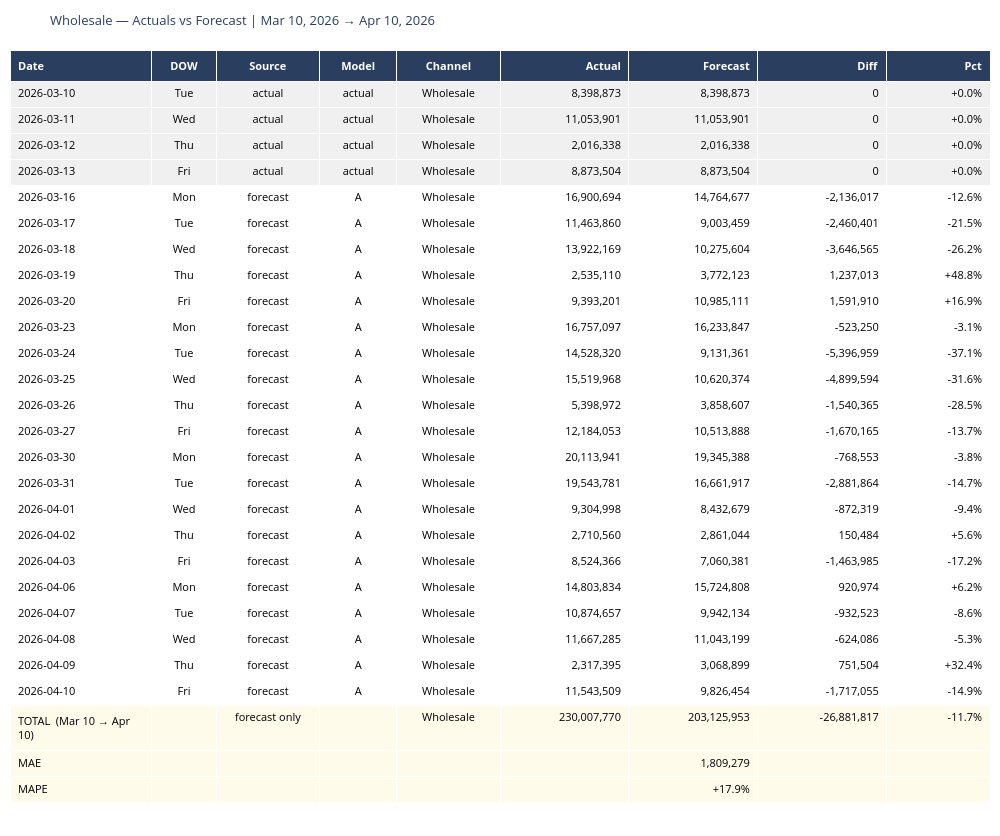
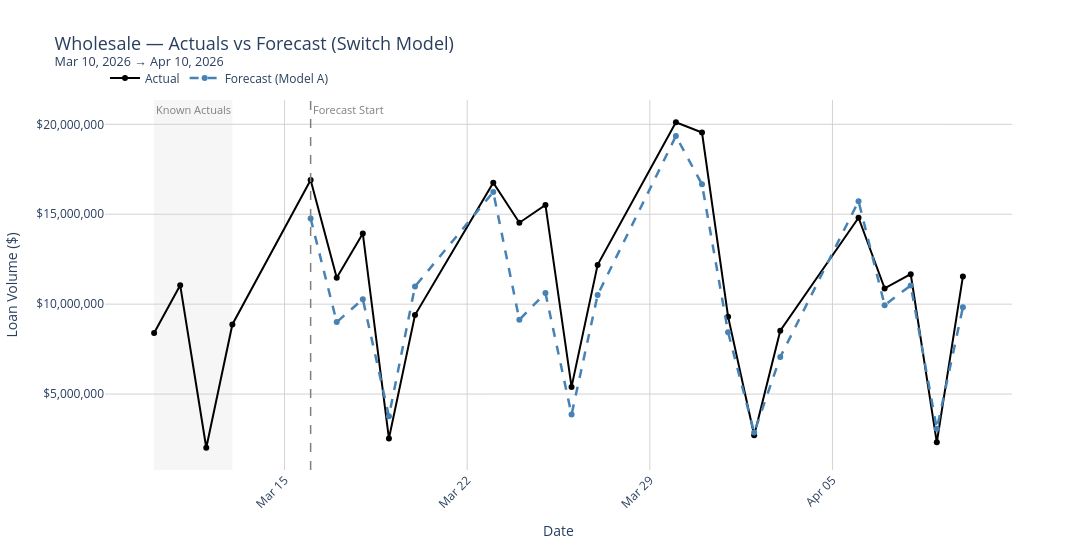

The notebook cell saved with these charts, in order:
### Code cell
#////////////////////////////////////////////////////////////////////////////////////////////////////////
#                                   REBUILD EVAL_DF TO COVER FULL REQUESTED DATE RANGE
#////////////////////////////////////////////////////////////////////////////////////////////////////////

VIEW_FROM = pd.to_datetime(TODAY)
VIEW_TO   = pd.to_datetime('2026-04-10')

print(f"Requested range: {VIEW_FROM.date()} → {VIEW_TO.date()}")

# ── Pull actuals for the full requested window ────────────────────────────────
full_actuals = wholesale_historical[
    (wholesale_historical['Calendar_Date'] >= TODAY) &
    (wholesale_historical['Calendar_Date'] <= VIEW_TO)
][['Calendar_Date', 'total_loan_amount']].copy()

full_actuals['Calendar_Date'] = pd.to_datetime(full_actuals['Calendar_Date'])
full_actuals = full_actuals.rename(columns={'total_loan_amount': 'actual'})

# ── Re-fit switch model ─────────���─────────────────────────────────────────────
model_switch_eval = StructuralLoanForecaster_Switch(today=FORECAST_START)
model_switch_eval.fit(
    wholesale_historical[
        (wholesale_historical['Calendar_Date'] >= '2021-09-01') &
        (wholesale_historical['Calendar_Date'] <= KNOWN_THROUGH)
    ].drop(columns=['Is_Holiday'], errors='ignore').copy(),
    holiday_calendar
)

# months_forward=2 ensures we always cover VIEW_TO even for mid-month starts
months_needed = (
    (VIEW_TO.year - FORECAST_START.year) * 12 +
    (VIEW_TO.month - FORECAST_START.month) + 2
)

pred_switch_eval = model_switch_eval.forecast_from_date(
    start_date=FORECAST_START,
    months_forward=months_needed
)

# Cap to VIEW_TO
pred_switch_eval = pred_switch_eval[pred_switch_eval['Calendar_Date'] <= VIEW_TO].copy()

# ── Build eval_df ─────────────────────────────────────────────────────────────
eval_df = full_actuals.merge(
    pred_switch_eval[['Calendar_Date', 'forecast', 'model_used']],
    on='Calendar_Date', how='inner'
)

eval_df['channel'] = 'Wholesale'
eval_df['dow']     = eval_df['Calendar_Date'].dt.dayofweek

# Business days with actual > 0 only
eval_df = eval_df[
    (~eval_df['Calendar_Date'].dt.dayofweek.isin([5, 6])) &
    (eval_df['actual'] > 0)
].reset_index(drop=True)

# ── Known window: replace forecast with actuals ───────────────────────────────
known_mask = eval_df['Calendar_Date'] <= KNOWN_THROUGH
eval_df.loc[known_mask, 'forecast']   = eval_df.loc[known_mask, 'actual']
eval_df.loc[known_mask, 'model_used'] = 'actual'

eval_df['diff']    = eval_df['forecast'] - eval_df['actual']
eval_df['pct_err'] = (eval_df['diff'] / eval_df['actual']) * 100

eval_df['source'] = 'forecast'
eval_df.loc[known_mask, 'source'] = 'actual'

print(f"eval_df covers: {eval_df['Calendar_Date'].min().date()} → {eval_df['Calendar_Date'].max().date()}")
print(f"eval_df rows  : {len(eval_df)}")


#////////////////////////////////////////////////////////////////////////////////////////////////////////
#                                   PRINT OUTPUT TABLE
#////////////////////////////////////////////////////////////////////////////////////////////////////////

dow_names = {0: 'Mon', 1: 'Tue', 2: 'Wed', 3: 'Thu', 4: 'Fri'}

def fmt(val):
    if val is None or pd.isna(val):
        return '—'
    return f'{float(val):,.0f}'

def fmt_pct(val):
    if val is None or pd.isna(val):
        return '—'
    return f'{float(val):+.1f}%'

# ── Known actuals window ──────────────────────────────────────────────────────
known_actuals_print = wholesale_historical[
    (wholesale_historical['Calendar_Date'] >= TODAY) &
    (wholesale_historical['Calendar_Date'] <= KNOWN_THROUGH) &
    (~wholesale_historical['Calendar_Date'].dt.dayofweek.isin([5, 6])) &
    (wholesale_historical['total_loan_amount'] > 0)
][['Calendar_Date', 'total_loan_amount']].copy()

known_actuals_print['Calendar_Date'] = pd.to_datetime(known_actuals_print['Calendar_Date'])
known_actuals_print = known_actuals_print.rename(columns={'total_loan_amount': 'actual'})
known_actuals_print['source']    = 'actual'
known_actuals_print['channel']   = 'Wholesale'
known_actuals_print['forecast']  = known_actuals_print['actual']
known_actuals_print['model_used']= 'actual'
known_actuals_print['diff']      = 0.0
known_actuals_print['pct_err']   = 0.0

# ── Forecast rows ─────────────────────────────────────────────────────────────
forecast_rows = eval_df[eval_df['source'] == 'forecast'].copy()

# ── Combine ───────────────────────────────────────────────────────────────────
print_df = pd.concat(
    [known_actuals_print, forecast_rows], ignore_index=True
).sort_values(
    ['Calendar_Date', 'source'], ascending=[True, True]
).drop_duplicates(
    subset='Calendar_Date', keep='first'
).reset_index(drop=True)

# ── Apply date band filter ────────────────────────────────────────────────────
print_df_view = print_df[
    (print_df['Calendar_Date'] >= VIEW_FROM) &
    (print_df['Calendar_Date'] <= VIEW_TO)
].copy().reset_index(drop=True)

# ── Totals & MAE/MAPE ─────────────────────────────────────────────────────────
forecast_mask_view = print_df_view['source'] == 'forecast'

total_actual   = print_df_view.loc[forecast_mask_view, 'actual'].sum()
total_forecast = print_df_view.loc[forecast_mask_view, 'forecast'].sum()
total_diff     = total_forecast - total_actual
total_pct      = (total_diff / total_actual) * 100 if total_actual > 0 else float('nan')

mae  = print_df_view.loc[forecast_mask_view, 'diff'].abs().mean()    if forecast_mask_view.any() else float('nan')
mape = print_df_view.loc[forecast_mask_view, 'pct_err'].abs().mean() if forecast_mask_view.any() else float('nan')

# ── Build table columns ───────────────────────────────────────────────────────
col_date      = []
col_dow       = []
col_source    = []
col_model     = []
col_channel   = []
col_actual    = []
col_forecast  = []
col_diff      = []
col_pct       = []

for _, row in print_df_view.iterrows():
    col_date.append(str(row['Calendar_Date'].date()))
    col_dow.append(dow_names.get(row['Calendar_Date'].dayofweek, '—'))
    col_source.append(row['source'])
    col_model.append(str(row['model_used']))
    col_channel.append(row['channel'])
    col_actual.append(fmt(row['actual']))
    col_forecast.append(fmt(row['forecast']))
    col_diff.append(fmt(row['diff']))
    col_pct.append(fmt_pct(row['pct_err']))

# ── TOTAL row ─────────────────────────────────────────────────────────────────
col_date.append(f'TOTAL  ({VIEW_FROM.strftime("%b %d")} → {VIEW_TO.strftime("%b %d")})')
col_dow.append('')
col_source.append('forecast only')
col_model.append('')
col_channel.append('Wholesale')
col_actual.append(fmt(total_actual))
col_forecast.append(fmt(total_forecast))
col_diff.append(fmt(total_diff))
col_pct.append(fmt_pct(total_pct))

# ── MAE row ───────────────────────────────────────────────────────────────────
col_date.append('MAE')
for lst in [col_dow, col_source, col_model, col_channel, col_actual]:
    lst.append('')
col_forecast.append(fmt(mae))
col_diff.append('')
col_pct.append('')

# ── MAPE row ──────────────────────────────────────────────────────────────────
col_date.append('MAPE')
for lst in [col_dow, col_source, col_model, col_channel, col_actual]:
    lst.append('')
col_forecast.append(fmt_pct(mape))
col_diff.append('')
col_pct.append('')

# ── Row fill colours ──────────────────────────────────────────────────────────
n_known_view    = print_df_view[print_df_view['source'] == 'actual'].shape[0]
n_forecast_view = print_df_view[print_df_view['source'] == 'forecast'].shape[0]
n_summary       = 3

fill_colors = (
    ['#f0f0f0'] * n_known_view    +
    ['white']   * n_forecast_view +
    ['#fffbea'] * n_summary
)

# ── Plotly table ──────────────────────────────────────────────────────────────
table_fig = go.Figure(data=[go.Table(
    columnwidth = [110, 50, 80, 60, 80, 100, 100, 100, 80],
    header = dict(
        values = [
            '<b>Date</b>', '<b>DOW</b>', '<b>Source</b>', '<b>Model</b>',
            '<b>Channel</b>', '<b>Actual</b>',
            '<b>Forecast</b>', '<b>Diff</b>', '<b>Pct</b>'
        ],
        fill_color = '#2a3f5f',
        font       = dict(color='white', size=11),
        align      = ['left', 'center', 'center', 'center', 'center',
                      'right', 'right', 'right', 'right'],
        height     = 30
    ),
    cells = dict(
        values = [
            col_date, col_dow, col_source, col_model, col_channel,
            col_actual, col_forecast, col_diff, col_pct
        ],
        fill_color = [fill_colors] * 9,
        font       = dict(color='black', size=11),
        align      = ['left', 'center', 'center', 'center', 'center',
                      'right', 'right', 'right', 'right'],
        height     = 26
    )
)])

table_fig.update_layout(
    title = dict(
        text = (
            f'Wholesale — Actuals vs Forecast | '
            f'{VIEW_FROM.strftime("%b %d, %Y")} → {VIEW_TO.strftime("%b %d, %Y")}'
        ),
        font = dict(size=13)
    ),
    width  = 1000,
    height = 80 + (n_known_view + n_forecast_view + n_summary) * 28,
    margin = dict(l=10, r=10, t=50, b=10)
)

table_fig.show()


#////////////////////////////////////////////////////////////////////////////////////////////////////////
#                                   PLOT — ACTUALS vs FORECAST (SWITCH MODEL)
#////////////////////////////////////////////////////////////////////////////////////////////////////////

fig = go.Figure()

# ── Actuals line ──────────────────────────────────────────────────────────────
fig.add_trace(go.Scatter(
    x      = print_df['Calendar_Date'],
    y      = print_df['actual'],
    mode   = 'lines+markers',
    name   = 'Actual',
    line   = dict(color='black', width=2),
    marker = dict(size=6)
))

# ── Forecast line (colour-coded by model) ─────────────────────────────────────
forecast_only = print_df[print_df['source'] == 'forecast'].copy()

for model_label, color in [('A', 'steelblue'), ('B', 'darkorange')]:
    mask = forecast_only['model_used'] == model_label
    if mask.any():
        fig.add_trace(go.Scatter(
            x      = forecast_only.loc[mask, 'Calendar_Date'],
            y      = forecast_only.loc[mask, 'forecast'],
            mode   = 'lines+markers',
            name   = f'Forecast (Model {model_label})',
            line   = dict(color=color, width=2.5, dash='dash'),
            marker = dict(size=6)
        ))

fig.add_vline(
    x          = str(FORECAST_START.date()),
    line_width = 1.5,
    line_dash  = 'dash',
    line_color = 'grey'
)
fig.add_annotation(
    x=str(FORECAST_START.date()), y=1, yref='paper',
    text='Forecast Start', showarrow=False,
    xanchor='left', font=dict(color='grey', size=11)
)
fig.add_vrect(
    x0=str(TODAY.date()), x1=str(KNOWN_THROUGH.date()),
    fillcolor='lightgrey', opacity=0.2, layer='below', line_width=0
)
fig.add_annotation(
    x=str(TODAY.date()), y=1, yref='paper',
    text='Known Actuals', showarrow=False,
    xanchor='left', font=dict(color='grey', size=11)
)

fig.update_layout(
    title = dict(
        text=(
            f'Wholesale — Actuals vs Forecast (Switch Model)<br>'
            f'<sup>{TODAY.strftime("%b %d, %Y")} → {VIEW_TO.strftime("%b %d, %Y")}</sup>'
        ),
        font=dict(size=18)
    ),
    xaxis=dict(title='Date', tickformat='%b %d', tickangle=-45,
               showgrid=True, gridcolor='lightgrey'),
    yaxis=dict(title='Loan Volume ($)', tickformat='$,.0f',
               showgrid=True, gridcolor='lightgrey'),
    legend=dict(orientation='h', yanchor='bottom', y=1.02, xanchor='left', x=0),
    hovermode='x unified', plot_bgcolor='white', width=1200, height=550
)

fig.show()

### Figure 1 — Plotly figure (JSON) as saved in the notebook; plotly's stock layout.template omitted (floating-point values rounded to 4 significant figures; data arrays with more than 128 entries replaced by an {"elided": "..."} marker saying what was removed)
{"data": [{"cells": {"align": ["left", "center", "center", "center", "center", "right", "right", "right", "right"], "fill": {"color": {"elided": "9x27 str values"}}, "font": {"color": "black", "size": 11}, "height": 26, "values": {"elided": "9x27 str values"}}, "columnwidth": [110, 50, 80, 60, 80, 100, 100, 100, 80], "header": {"align": ["left", "center", "center", "center", "center", "right", "right", "right", "right"], "fill": {"color": "#2a3f5f"}, "font": {"color": "white", "size": 11}, "height": 30, "values": ["<b>Date</b>", "<b>DOW</b>", "<b>Source</b>", "<b>Model</b>", "<b>Channel</b>", "<b>Actual</b>", "<b>Forecast</b>", "<b>Diff</b>", "<b>Pct</b>"]}, "type": "table"}], "layout": {"height": 836, "margin": {"b": 10, "l": 10, "r": 10, "t": 50}, "title": {"font": {"size": 13}, "text": "Wholesale — Actuals vs Forecast | Mar 10, 2026 → Apr 10, 2026"}, "width": 1000}}

### Figure 2 — Plotly figure (JSON) as saved in the notebook; plotly's stock layout.template omitted (floating-point values rounded to 4 significant figures)
{"data": [{"line": {"color": "black", "width": 2}, "marker": {"size": 6}, "mode": "lines+markers", "name": "Actual", "type": "scatter", "x": ["2026-03-10T00:00:00.000000000", "2026-03-11T00:00:00.000000000", "2026-03-12T00:00:00.000000000", "2026-03-13T00:00:00.000000000", "2026-03-16T00:00:00.000000000", "2026-03-17T00:00:00.000000000", "2026-03-18T00:00:00.000000000", "2026-03-19T00:00:00.000000000", "2026-03-20T00:00:00.000000000", "2026-03-23T00:00:00.000000000", "2026-03-24T00:00:00.000000000", "2026-03-25T00:00:00.000000000", "2026-03-26T00:00:00.000000000", "2026-03-27T00:00:00.000000000", "2026-03-30T00:00:00.000000000", "2026-03-31T00:00:00.000000000", "2026-04-01T00:00:00.000000000", "2026-04-02T00:00:00.000000000", "2026-04-03T00:00:00.000000000", "2026-04-06T00:00:00.000000000", "2026-04-07T00:00:00.000000000", "2026-04-08T00:00:00.000000000", "2026-04-09T00:00:00.000000000", "2026-04-10T00:00:00.000000000"], "y": [8399000.0, 11050000.0, 2016000.0, 8874000.0, 16900000.0, 11460000.0, 13920000.0, 2535000.0, 9393000.0, 16760000.0, 14530000.0, 15520000.0, 5399000.0, 12180000.0, 20110000.0, 19540000.0, 9305000.0, 2711000.0, 8524000.0, 14800000.0, 10870000.0, 11670000.0, 2317000.0, 11540000.0]}, {"line": {"color": "steelblue", "dash": "dash", "width": 2.5}, "marker": {"size": 6}, "mode": "lines+markers", "name": "Forecast (Model A)", "type": "scatter", "x": ["2026-03-16T00:00:00.000000000", "2026-03-17T00:00:00.000000000", "2026-03-18T00:00:00.000000000", "2026-03-19T00:00:00.000000000", "2026-03-20T00:00:00.000000000", "2026-03-23T00:00:00.000000000", "2026-03-24T00:00:00.000000000", "2026-03-25T00:00:00.000000000", "2026-03-26T00:00:00.000000000", "2026-03-27T00:00:00.000000000", "2026-03-30T00:00:00.000000000", "2026-03-31T00:00:00.000000000", "2026-04-01T00:00:00.000000000", "2026-04-02T00:00:00.000000000", "2026-04-03T00:00:00.000000000", "2026-04-06T00:00:00.000000000", "2026-04-07T00:00:00.000000000", "2026-04-08T00:00:00.000000000", "2026-04-09T00:00:00.000000000", "2026-04-10T00:00:00.000000000"], "y": [14760000.0, 9003000.0, 10280000.0, 3772000.0, 10990000.0, 16230000.0, 9131000.0, 10620000.0, 3859000.0, 10510000.0, 19350000.0, 16660000.0, 8433000.0, 2861000.0, 7060000.0, 15720000.0, 9942000.0, 11040000.0, 3069000.0, 9826000.0]}], "layout": {"annotations": [{"font": {"color": "grey", "size": 11}, "showarrow": false, "text": "Forecast Start", "x": "2026-03-16", "xanchor": "left", "y": 1, "yref": "paper"}, {"font": {"color": "grey", "size": 11}, "showarrow": false, "text": "Known Actuals", "x": "2026-03-10", "xanchor": "left", "y": 1, "yref": "paper"}], "height": 550, "hovermode": "x unified", "legend": {"orientation": "h", "x": 0, "xanchor": "left", "y": 1.02, "yanchor": "bottom"}, "plot_bgcolor": "white", "shapes": [{"line": {"color": "grey", "dash": "dash", "width": 1.5}, "type": "line", "x0": "2026-03-16", "x1": "2026-03-16", "xref": "x", "y0": 0, "y1": 1, "yref": "y domain"}, {"fillcolor": "lightgrey", "layer": "below", "line": {"width": 0}, "opacity": 0.2, "type": "rect", "x0": "2026-03-10", "x1": "2026-03-13", "xref": "x", "y0": 0, "y1": 1, "yref": "y domain"}], "title": {"font": {"size": 18}, "text": "Wholesale — Actuals vs Forecast (Switch Model)<br><sup>Mar 10, 2026 → Apr 10, 2026</sup>"}, "width": 1200, "xaxis": {"gridcolor": "lightgrey", "showgrid": true, "tickangle": -45, "tickformat": "%b %d", "title": {"text": "Date"}}, "yaxis": {"gridcolor": "lightgrey", "showgrid": true, "tickformat": "$,.0f", "title": {"text": "Loan Volume ($)"}}}}
